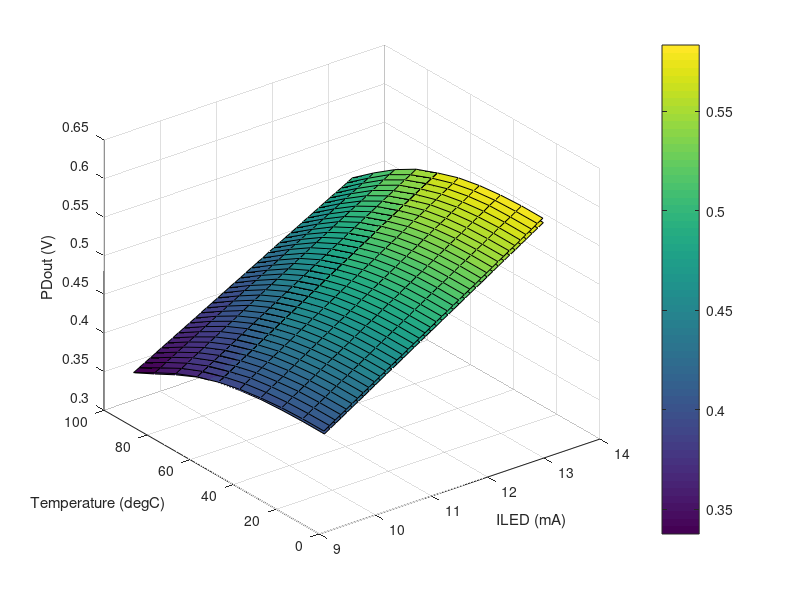
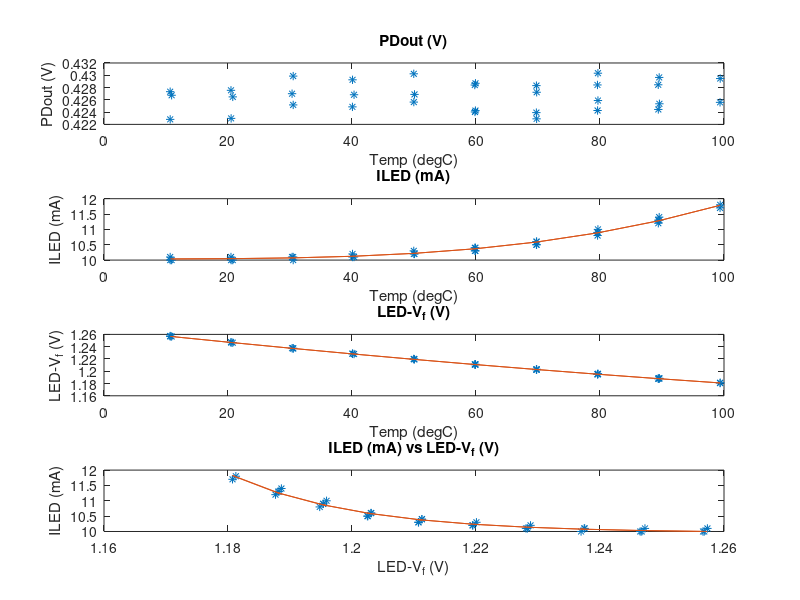
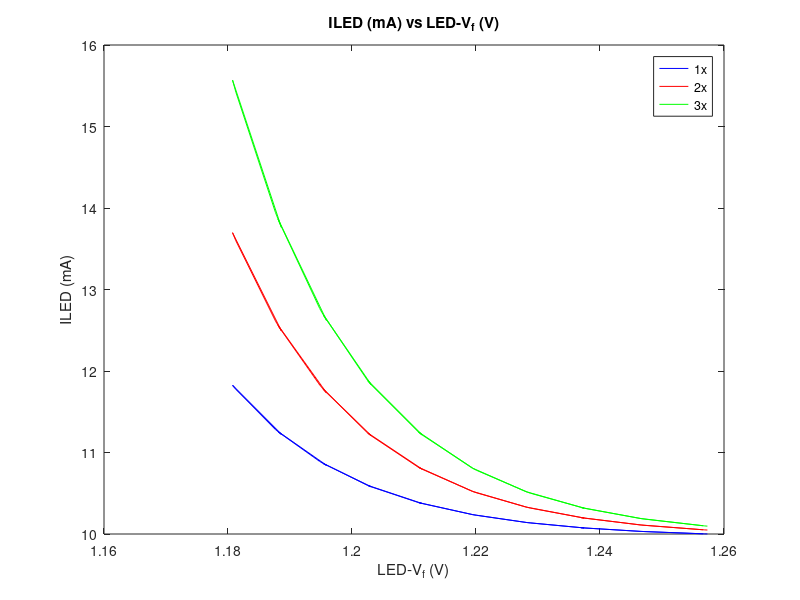
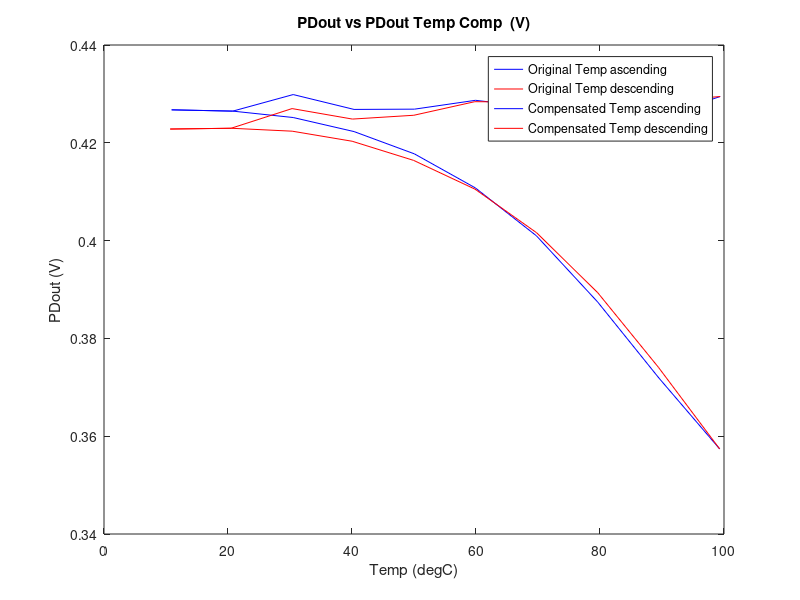

Source code (MATLAB) for these figures, in order:
close all; clear all; clc;

load('thermal100uA.mat');

ILED=data(:,1);
Temp=data(:,2);
VLED=data(:,3);
PDout=data(:,4);
NumILEDsteps=40;

X_ILED=ILED(1:NumILEDsteps);

Temptemp=[];
Y_Temp=[];
for i=1:length(Temp)/NumILEDsteps
    Temptemp=Temp((i-1)*NumILEDsteps+10);
    Y_Temp=[Y_Temp;Temptemp];
    
end

PDoutrow=PDout.'; 
rowtemp=[];
Z_PDout=[];
for i=1:length(ILED)/NumILEDsteps
    rowtemp=PDoutrow((i-1)*NumILEDsteps+1:(i-1)*NumILEDsteps+NumILEDsteps);
    Z_PDout=[Z_PDout;rowtemp];
    
end


figure('Name','3D plot','NumberTitle','off');
surf(X_ILED,Y_Temp,Z_PDout);
xlabel('ILED (mA)');
ylabel('Temperature (degC)');
zlabel('PDout (V)');
%shading interp
colorbar

%Find all closest to 10mA PDout at 25 degC
diff=abs(PDout-PDout(6));
index=find(diff < 0.01*PDout(6));
y_ILED= ILED(index);
y_VfLED= VLED(index);

figure('Name','VPD, ILED, VfLED compare','NumberTitle','off');
x=Temp(index);
subplot(4,1,1)
plot(x,PDout(index),'*');
xlabel('Temp (degC)');
ylabel('PDout (V)');

title('PDout (V)');
subplot(4,1,2)
plot(x,ILED(index),'*');
hold on;
%curve fit
  p1 =   2.286e-06;
       p2 =  -6.043e-05;
       p3 =    0.001082;
       p4 =       10.03;
y=p1*x.^3 + p2*x.^2 + p3*x + p4;
plot(x,y);


title('ILED (mA)');
xlabel('Temp (degC)');
ylabel('ILED (mA)');
hold off;



subplot(4,1,3)
y=VLED(index);
plot(x,y,'*');
hold on;
%curve fit
p1 =   1.971e-06 ;
       p2 =   -0.001072;
       p3 =       1.268 ;
y=p1*x.^2 + p2*x + p3;
plot(x,y);
title('LED-V_f (V)');
xlabel('Temp (degC)');
ylabel('LED-V_f (V)');


subplot(4,1,4)
plot(y_VfLED,y_ILED,'*');
hold on;
%curve fit
   a =   3.036e+04  ;
   b =      -58.35 ;
   c =       9.953 ;


x=y_VfLED;
y = a*x.^b+c;
plot(x,y);
title('ILED (mA) vs LED-V_f (V)');
xlabel('LED-V_f (V)');
ylabel('ILED (mA)');
hold off;

figure('Name','ILED vs VLED - diff scales','NumberTitle','off');
%curve fit
   a =   3.036e+04  ;
   b =      -58.35 ;
   c =       9.953 ;
x=y_VfLED;
y = a*x.^b+c;
plot(x,y,'b');
hold on;
y = 2*a*x.^b+c;
plot(x,y,'r');
hold on;
y = 3*a*x.^b+c;
plot(x,y,'g');
hold on;


title('ILED (mA) vs LED-V_f (V)');
xlabel('LED-V_f (V)');
ylabel('ILED (mA)');
legend('1x','2x','3x')
hold off;



figure('Name','VPdOut Temp comp','NumberTitle','off');
indexA=find(ILED == 10);
y_10mA=PDout(indexA(1:10));
x_10mA=Temp(indexA(1:10));
plot(x_10mA,y_10mA,'b');
hold on;
y_10mA=PDout(indexA(10:19));
x_10mA=Temp(indexA(10:19));
plot(x_10mA,y_10mA, 'r');
hold on;

%ILED temp comp curve fit
  p1 =   2.286e-06;
       p2 =  -6.043e-05;
       p3 =    0.001082;
       p4 =       10.03;
y_ILEDcomp=[];
x_ILEDcomp=[];
       
for i=1:length(Temp)/40
    x=mean(Temp((i-1)*40+1:(i-1)*40+40));
    ILEDcomp=p1*x^3 + p2*x^2 + p3*x + p4;
    %find nearest
    y=ILED((i-1)*40+1:(i-1)*40+40);
    diff=abs(y-ILEDcomp);
    [M,I] = min(diff);
    y_ILEDcomp(i)=PDout((i-1)*40+I);
    x_ILEDcomp(i)=Temp((i-1)*40+I);
end
y_comp=y_ILEDcomp(1:10);
x_comp=x_ILEDcomp(1:10);
plot(x_comp,y_comp,'b');
hold on;
y_comp=y_ILEDcomp(10:19);
x_comp=x_ILEDcomp(10:19);
plot(x_comp,y_comp,'r');
hold on;

title('PDout vs PDout Temp Comp  (V)');
xlabel('Temp (degC)');
ylabel('PDout (V)');
legend('Original Temp ascending','Original Temp descending','Compensated Temp ascending','Compensated Temp descending')
hold off;